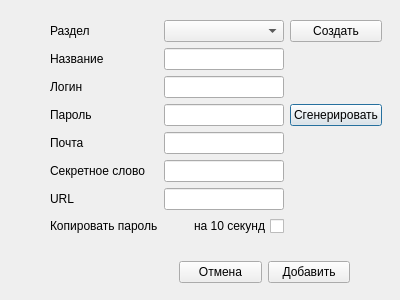
<?xml version="1.0" encoding="UTF-8"?>
<ui version="4.0">
 <class>Dialog</class>
 <widget class="QDialog" name="Dialog">
  <property name="geometry">
   <rect>
    <x>0</x>
    <y>0</y>
    <width>400</width>
    <height>300</height>
   </rect>
  </property>
  <property name="minimumSize">
   <size>
    <width>400</width>
    <height>300</height>
   </size>
  </property>
  <property name="maximumSize">
   <size>
    <width>400</width>
    <height>300</height>
   </size>
  </property>
  <property name="windowTitle">
   <string>Password Saver - Добавление данных</string>
  </property>
  <widget class="QWidget" name="gridLayoutWidget">
   <property name="geometry">
    <rect>
     <x>50</x>
     <y>20</y>
     <width>332</width>
     <height>221</height>
    </rect>
   </property>
   <layout class="QGridLayout" name="gridLayout">
    <item row="0" column="1">
     <widget class="QComboBox" name="comboBox"/>
    </item>
    <item row="7" column="0">
     <widget class="QLabel" name="label_8">
      <property name="text">
       <string>Копировать пароль</string>
      </property>
     </widget>
    </item>
    <item row="3" column="1">
     <widget class="QLineEdit" name="lineEdit_3"/>
    </item>
    <item row="1" column="0">
     <widget class="QLabel" name="label_2">
      <property name="text">
       <string>Название</string>
      </property>
     </widget>
    </item>
    <item row="6" column="0">
     <widget class="QLabel" name="label_7">
      <property name="text">
       <string>URL</string>
      </property>
     </widget>
    </item>
    <item row="2" column="0">
     <widget class="QLabel" name="label_3">
      <property name="text">
       <string>Логин</string>
      </property>
     </widget>
    </item>
    <item row="3" column="2">
     <widget class="QPushButton" name="pushButton_2">
      <property name="text">
       <string>Сгенерировать</string>
      </property>
     </widget>
    </item>
    <item row="0" column="2">
     <widget class="QPushButton" name="pushButton">
      <property name="text">
       <string>Создать</string>
      </property>
     </widget>
    </item>
    <item row="6" column="1">
     <widget class="QLineEdit" name="lineEdit_6"/>
    </item>
    <item row="0" column="0">
     <widget class="QLabel" name="label">
      <property name="text">
       <string>Раздел</string>
      </property>
     </widget>
    </item>
    <item row="2" column="1">
     <widget class="QLineEdit" name="lineEdit_2"/>
    </item>
    <item row="4" column="1">
     <widget class="QLineEdit" name="lineEdit_4"/>
    </item>
    <item row="1" column="1">
     <widget class="QLineEdit" name="lineEdit"/>
    </item>
    <item row="5" column="1">
     <widget class="QLineEdit" name="lineEdit_5"/>
    </item>
    <item row="5" column="0">
     <widget class="QLabel" name="label_6">
      <property name="text">
       <string>Секретное слово</string>
      </property>
     </widget>
    </item>
    <item row="3" column="0">
     <widget class="QLabel" name="label_4">
      <property name="text">
       <string>Пароль</string>
      </property>
     </widget>
    </item>
    <item row="4" column="0">
     <widget class="QLabel" name="label_5">
      <property name="text">
       <string>Почта</string>
      </property>
     </widget>
    </item>
    <item row="7" column="1">
     <widget class="QCheckBox" name="checkBox">
      <property name="layoutDirection">
       <enum>Qt::RightToLeft</enum>
      </property>
      <property name="text">
       <string>на 10 секунд</string>
      </property>
     </widget>
    </item>
   </layout>
  </widget>
  <widget class="QWidget" name="horizontalLayoutWidget">
   <property name="geometry">
    <rect>
     <x>179</x>
     <y>260</y>
     <width>171</width>
     <height>25</height>
    </rect>
   </property>
   <layout class="QHBoxLayout" name="horizontalLayout">
    <item>
     <widget class="QPushButton" name="pushButton_4">
      <property name="text">
       <string>Отмена</string>
      </property>
     </widget>
    </item>
    <item>
     <widget class="QPushButton" name="pushButton_3">
      <property name="text">
       <string>Добавить</string>
      </property>
     </widget>
    </item>
   </layout>
  </widget>
 </widget>
 <resources/>
 <connections/>
</ui>
